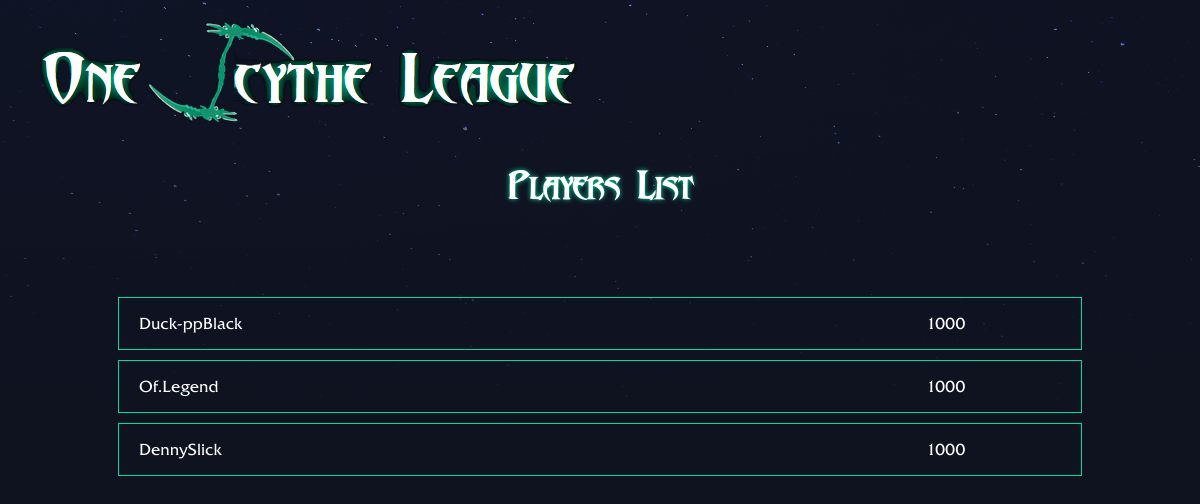
Screenshot of /players/ with the database file from the repository.
### calculator/models.py (models this page shows, shortened)
class Player(models.Model):
    nickname = models.CharField(max_length=25)
    pts = models.IntegerField()

### calculator/views.py (the view)
# urls.py: url(r'^players/$', views.players_list, name='players_list'),
def players_list(request):
    players = Player.objects.all().order_by('-pts');
    return render(request, 'calculator/players_list.html', { 'players': players })

### calculator/templates/calculator/players_list.html
{% extends 'base_layout.html' %}
{% block content %}
<h1>Players List</h1>
<div class="players-info-list">
  {% for player in players %}
    <a href="{% url 'calculator:player_detail' pk=player.pk %}">
      <div class="player-info">
        <p class="player-nickname">
          {{player.nickname}}
        </p>
        <p class="player-pts">
          {{player.pts}}
        </p>
      </div>
    </a>
  {% endfor %}
</div>
{% endblock %}

### assets/css/styles.css (style rules this page uses)
body { display: block; background-color: #0f121f; background-image: url("../image/stars.png"); background-repeat: no-repeat; color: white; font-family: "FRIZQT"; }
a, a:hover, a:visited { color: #fff; text-decoration: none; }
.wrapper > h1, h2 { text-align: center; font-family: "Abaddon"; padding-bottom: 40px; text-transform: capitalize; }
.wrapper > h1 { font-size: 2.2em; text-shadow: #00dba0 0 0 5px; }
.players-info-list, .games-info-list { margin: 50px 100px; display: block; }
.player-info, .game-info { display: grid; grid-template-columns: 3fr 1fr; border: 1px solid #00dba0; padding: 0px 20px; margin: 10px; }
.player-nickname { text-align: left; border: 1px none #00dba0; }
.player-pts { text-align: center; border: 1px none #00dba0; }

### rows the page displays
Player: nickname "Duck-ppBlack", pts "1000"
Player: nickname "Of.Legend", pts "1000"
Player: nickname "DennySlick", pts "1000"
